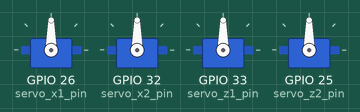
This sketch was run on a simulated ESP32. On the bench: 4 × servo. What the sketch prints to the serial monitor is not drawn.

Above: at 0.1 s.
Timing chart, 0 to 36.5 s (numbered marks = the images above):
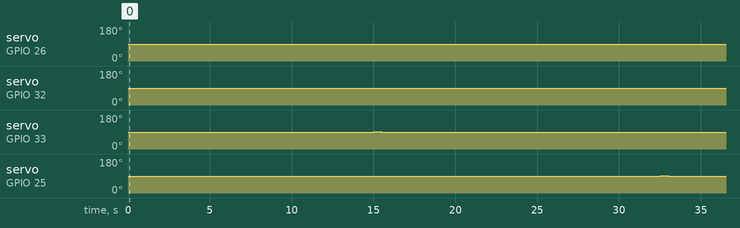

Measured:
- by itself, servo on GPIO 26 (servo_x1_pin): 90° → 89° at 12.5 s, → 90° 2.5 s later, → 89° 2.5 s later, → 90° 5.0 s later, … (8 changes in this stretch)
- by itself, servo on GPIO 32 (servo_x2_pin): 90° → 89° at 2.5 s, → 90° 5.0 s later, → 89° 0.50 s later, → 90° 2.0 s later, … (15 changes in this stretch)

The sketch:

Kp_Ki_Kd_simulator.ino
```cpp
#include <ESP32Servo.h>
#include <Arduino.h>
#include <PID_v1.h>

double x_list[13] = {180.00, 180.03, 180.55, 180.23, 180.12, 179.30, 180.57, 179.23, 179.43, 180.06, 179.70, 180.65, 180.12};
double z_list[13] = {180.00, 180.03, 180.55, 180.70, 182.34, 185.34, 193.23, 192.10, 195.95, 196.42, 194.10, 193.82, 191.07};

// {180.00, 180.03, 180.55, 180.70, 182.34, 185.34, 193.23, 192.10, 195.95, 196.42, 194.10, 193.82, 191.07};

int i = 0;
int n = 0;

double x;
double y;
double z;

double Cal_x = 180.00;
double Cal_z = 180.00;

bool reverseX;
bool reverseZ;

double correct_x;
double correct_z;

const double Kp = 0.02;
const double Ki = 0.01;
const double Kd = 0.01;

double weight = 1;

Servo servo_x1;
Servo servo_x2;
Servo servo_z1;
Servo servo_z2;

const int servo_x1_pin = 26; //x = paars = 26
const int servo_x2_pin = 32; //x = zwart == 33
const int servo_z1_pin = 33; //z = groen = 32
const int servo_z2_pin = 25; //z wit = 25

const int servo_0 = 90;

PID myPIDx(&x, &correct_x, &Cal_x, Kp, Ki, Kd, DIRECT);
PID myPIDz(&z, &correct_z, &Cal_z, Kp, Ki, Kd, DIRECT);

void setup() {
  // Starts the communication with the gyro
  Serial.begin(115200);
  myPIDx.SetMode(AUTOMATIC);
  myPIDz.SetMode(AUTOMATIC);

  // connect the servo's
  servo_x1.setPeriodHertz(50);    // standard 50 hz servo
	servo_x1.attach(servo_x1_pin, 500, 2400); // attaches the servo to it's pin
  servo_x2.setPeriodHertz(50);    // standard 50 hz servo
	servo_x2.attach(servo_x2_pin, 500, 2400); // attaches the servo to it's pin
  servo_z1.setPeriodHertz(50);    // standard 50 hz servo
	servo_z1.attach(servo_z1_pin, 500, 2400); // attaches the servo to it's pin
  servo_z2.setPeriodHertz(50);    // standard 50 hz servo
	servo_z2.attach(servo_z2_pin, 500, 2400); // attaches the servo to it's pin

  // reset the servo to it's base positions
  servo_x1.write(servo_0);
  servo_x2.write(servo_0);
  servo_z1.write(servo_0);
  servo_z2.write(servo_0);
}

void loop() {
  i += 1;
  if(n > 12){
    n = 0;
  }

  x = x_list[n];
  z = z_list[n];

  if(i % 5 == 0){
    n += 1;
  }

  if(x > Cal_x){
    myPIDx.SetControllerDirection(REVERSE);
    reverseX = true;
  }
  else{
    myPIDx.SetControllerDirection(DIRECT);
    reverseX= false;
  }

  if(z > Cal_z){
    myPIDz.SetControllerDirection(REVERSE);
    reverseZ = true;
  }
  else{
    myPIDz.SetControllerDirection(DIRECT);
    reverseZ = false;
  }

  // The PID part
  myPIDx.Compute();
  myPIDz.Compute();

  if(reverseX){
    correct_x = -1 * correct_x;
  }
  if(reverseZ){
    correct_z = -1 * correct_z;
  }

  Serial.print("\t");
  Serial.print("x");
  Serial.print("\t");
  Serial.println("z");

  Serial.print("Input:");
  Serial.print("\t");
  Serial.print(x);
  Serial.print("\t");
  Serial.println(z);

  Serial.print("Cal:");
  Serial.print("\t");
  Serial.print(Cal_x);
  Serial.print("\t");
  Serial.println(Cal_z);

  Serial.print("Output:");
  Serial.print("\t");
  Serial.print(correct_x);
  Serial.print("\t");
  Serial.println(correct_z);

  servo_x1.write(servo_0 - (weight * correct_x));
  servo_x2.write(servo_0 + (weight * correct_x));
  servo_z1.write(servo_0 - (weight * correct_z));
  servo_z2.write(servo_0 + (weight * correct_z));

  delay(500);
}
```
